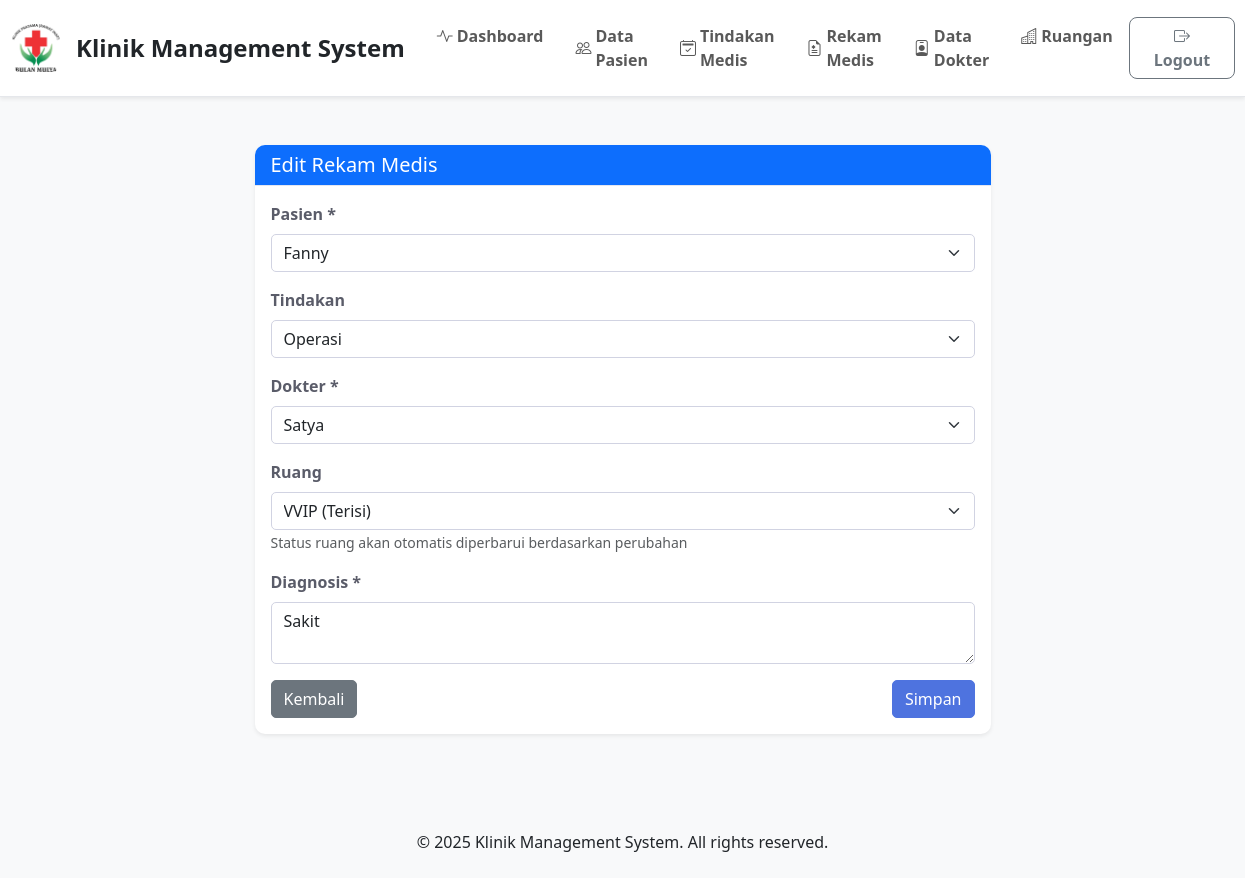
The page /pages/rekam_medis_edit.php?idrm=2 (signed in) on the database its author committed.
### tables this page shows
CREATE TABLE `rekam_medis` (
  `idrm` int(11) NOT NULL,
  `idpasien` int(11) NOT NULL,
  `iddokter` int(11) NOT NULL,
  `idruang` int(11) DEFAULT NULL,
  `diagnosis` text DEFAULT NULL,
  `idtindakan` int(11) DEFAULT NULL
);

CREATE TABLE `pasien` (
  `idpasien` int(11) NOT NULL,
  `nama` varchar(100) NOT NULL,
  `jenis_kelamin` enum('L','P') NOT NULL,
  `pekerjaan` varchar(100) DEFAULT NULL,
  `tmp_lahir` varchar(100) DEFAULT NULL,
  `tgl_lahir` date DEFAULT NULL,
  `telpon` varchar(20) DEFAULT NULL,
  `alamat` text DEFAULT NULL,
  `tgl_daftar` date DEFAULT NULL
);

CREATE TABLE `tindakan` (
  `idtindakan` int(11) NOT NULL,
  `idpasien` int(11) NOT NULL,
  `kriteria` text DEFAULT NULL,
  `tindakan` text DEFAULT NULL,
  `iddokter` int(11) DEFAULT NULL,
  `fasilitas` text DEFAULT NULL,
  `keputusan_keluarga` text DEFAULT NULL
);

CREATE TABLE `dokter` (
  `iddokter` int(11) NOT NULL,
  `nama` varchar(100) NOT NULL,
  `jenis_kelamin` enum('L','P') NOT NULL,
  `telpon` varchar(20) DEFAULT NULL,
  `alamat` text DEFAULT NULL,
  `spesialisasi` varchar(100) DEFAULT NULL
);

CREATE TABLE `ruang` (
  `idruang` int(11) NOT NULL,
  `nama_ruang` varchar(100) DEFAULT NULL,
  `status` enum('Kosong','Terisi') DEFAULT 'Kosong'
);

### config/database.php (called while the page is built, shortened)
<?php
try {
    $pdo = new PDO("mysql:host=" . DB_HOST . ";dbname=" . DB_NAME . ";charset=utf8", DB_USER, DB_PASS);
    $pdo->setAttribute(PDO::ATTR_ERRMODE, PDO::ERRMODE_EXCEPTION);
    $pdo->setAttribute(PDO::ATTR_DEFAULT_FETCH_MODE, PDO::FETCH_ASSOC);
} catch(PDOException $e) {
    die("Connection failed: " . $e->getMessage());
}
function executeQuery($sql, $params = []) {
    global $pdo;
    try {
        $stmt = $pdo->prepare($sql);
        $stmt->execute($params);
        return $stmt;
    } catch(PDOException $e) {
        die("Query failed: " . $e->getMessage());
    }
}
function fetchAll($sql, $params = []) {
    $stmt = executeQuery($sql, $params);
    return $stmt->fetchAll();
}
function fetchOne($sql, $params = []) {
    $stmt = executeQuery($sql, $params);
    return $stmt->fetch();
}
?>

### pages/rekam_medis_edit.php (the view, shortened to what this page needs)
<?php
require_once __DIR__ . '/../config/database.php';
$idrm = (int)$_GET['idrm'];
$rekam_medis = fetchOne("SELECT * FROM rekam_medis WHERE idrm = ?", [$idrm]);
$patients = fetchAll("SELECT idpasien, nama FROM pasien ORDER BY nama");
$rooms = fetchAll("SELECT idruang, nama_ruang, status FROM ruang WHERE status = 'Kosong' OR idruang = ? ORDER BY nama_ruang", [$rekam_medis['idruang']]);
$tindakans = fetchAll("SELECT idtindakan, tindakan FROM tindakan ORDER BY tindakan");
$doctors = fetchAll("SELECT iddokter, nama FROM dokter ORDER BY nama");
require_once __DIR__ . '/../includes/header.php';
?>
<div class="container mt-4">
    <div class="row justify-content-center">
        <div class="col-md-8">
            <div class="card">
                <div class="card-header bg-primary text-white">
                    <h5 class="mb-0">Edit Rekam Medis</h5>
                </div>
                <div class="card-body">
                    <form method="POST" action="" class="needs-validation" novalidate>
                        <div class="mb-3">
                            <label class="form-label">Pasien *</label>
                            <select class="form-select" name="idpasien" id="idpasien" required>
                                <?php foreach ($patients as $p): ?>
                                    <option value="<?= $p['idpasien'] ?>" <?= ((isset($_POST['idpasien']) ? $_POST['idpasien'] : $rekam_medis['idpasien']) == $p['idpasien']) ? 'selected' : '' ?>><?= htmlspecialchars($p['nama']) ?></option>
                                <?php endforeach; ?>
                            </select>
                        </div>
                        <div class="mb-3">
                            <label class="form-label">Tindakan</label>
                            <select class="form-select" name="idtindakan" id="idtindakan">
                                <?php foreach ($tindakans as $t): ?>
                                    <option value="<?= $t['idtindakan'] ?>" <?= ((isset($_POST['idtindakan']) ? $_POST['idtindakan'] : $rekam_medis['idtindakan']) == $t['idtindakan']) ? 'selected' : '' ?>><?= htmlspecialchars($t['tindakan']) ?></option>
                                <?php endforeach; ?>
                            </select>
                        </div>
                        <div class="mb-3">
                            <label class="form-label">Dokter *</label>
                            <select class="form-select" name="iddokter" id="iddokter" required>
                                <?php foreach ($doctors as $d): ?>
                                    <option value="<?= $d['iddokter'] ?>" <?= ((isset($_POST['iddokter']) ? $_POST['iddokter'] : $rekam_medis['iddokter']) == $d['iddokter']) ? 'selected' : '' ?>><?= htmlspecialchars($d['nama']) ?></option>
                                <?php endforeach; ?>
                            </select>
                        </div>
                        <div class="mb-3">
                            <label class="form-label">Ruang</label>
                            <select class="form-select" name="idruang">
                                <?php foreach ($rooms as $r): ?>
                                    <option value="<?= $r['idruang'] ?>" <?= ((isset($_POST['idruang']) ? $_POST['idruang'] : $rekam_medis['idruang']) == $r['idruang']) ? 'selected' : '' ?>>
                                        <?= htmlspecialchars($r['nama_ruang']) ?>
                                        (<?= $r['status'] === 'Kosong' ? 'Tersedia' : 'Terisi' ?>)
                                    </option>
                                <?php endforeach; ?>
                            </select>
                            <small class="form-text text-muted">Status ruang akan otomatis diperbarui berdasarkan perubahan</small>
                        </div>
                        <div class="mb-3">
                            <label class="form-label">Diagnosis *</label>
                            <textarea class="form-control" name="diagnosis" required><?= htmlspecialchars(isset($_POST['diagnosis']) ? $_POST['diagnosis'] : $rekam_medis['diagnosis']) ?></textarea>
                        </div>
                        <div class="d-flex justify-content-between">
                            <a href="/Klinik_Management/index.php?page=rekam_medis" class="btn btn-secondary">Kembali</a>
                            <button type="submit" class="btn btn-primary">Simpan</button>
                        </div>
                    </form>
                </div>
            </div>
        </div>
    </div>
</div>
<?php require_once __DIR__ . '/../includes/footer.php'; ?>

### assets/css/style.css (style rules this page uses)
body { font-family: 'Segoe UI', Tahoma, Geneva, Verdana, sans-serif; background-color: #f8f9fa; }
.card { border: none; border-radius: 10px; box-shadow: 0 0.125rem 0.25rem rgba(0, 0, 0, 0.075); transition: all 0.3s ease; }
.card-header { background-color: #fff; border-bottom: 1px solid #e3e6f0; border-radius: 10px 10px 0 0 !important; }
.btn { border-radius: 5px; font-weight: 500; transition: all 0.3s ease; }
.btn-primary { background-color: #4e73df; border-color: #4e73df; }
.form-control, .form-select { border-radius: 5px; border: 1px solid #d1d3e2; transition: all 0.3s ease; }
.form-label { font-weight: 600; color: #5a5c69; margin-bottom: 0.5rem; }

### includes/footer.php (style rules this page uses)
html, body { height: 100%; }
body { min-height: 100vh; display: flex; flex-direction: column; }

### rows shown on the page
rekam_medis: idpasien "Fanny", idtindakan "Operasi", iddokter "Satya", idruang "VVIP (Terisi)", diagnosis "Sakit"
